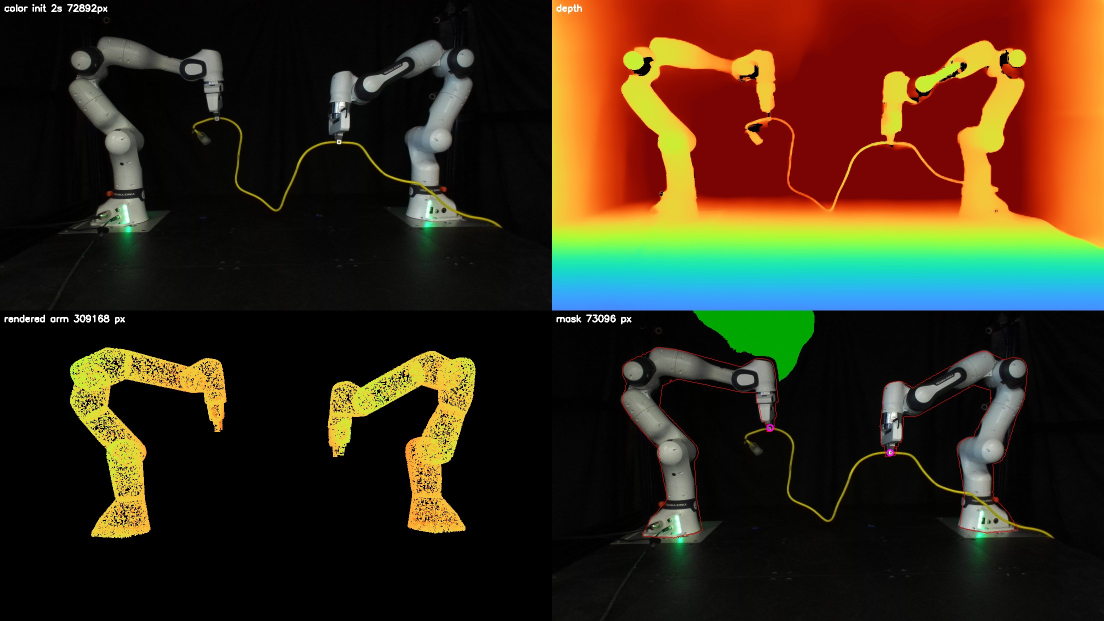
#> input picture crisp_env/crisp_py/trackDeform3D-core-tracking/init_debug/20260820_124625/init_0002s.jpg, 2208 x 1242 px (shown at 1/2 size)
$ python -i apriltag_image.py   (imports and definitions only)
#> lines starting #> are read from the running program, lines starting #| are printed output that depends on the picture; after the words box and inside, x2 and y2 are one past the last pixel; in counts of white or black regions, pixels touching at a corner belong together
#!/usr/bin/env python

"""AprilTag detection front-end shared by the calibration scripts.

Two changes from the original, both backward compatible for the Azure path:

1. DETECTOR BACKEND (fallback only -- normal runs are unaffected). The repo vendors a
   working apriltag.py in this directory with its C library under ../build/lib, so
   `import apriltag` succeeds whenever a script runs with this directory on sys.path,
   and that real detector is always preferred. If it is not importable -- a different
   cwd, or an env where the vendored .so will not load -- we fall back to
   apriltag_backend, a cv2.aruco-backed drop-in for the same DICT_APRILTAG_36h11 tags.
   This only adds robustness; it changes nothing when apriltag imports.

2. ZED INTRINSICS. This module used to hardcode
       ZED_CAMERA_PARAMS = (716.5634765625, 716.5634765625, 655.4454345703125, 395.7761535644531)
   Those numbers match NONE of the three cameras whose factory calibration is on this
   machine (/usr/local/zed/settings/SN{14451,22456,23516}.conf, LEFT_CAM_HD fx
   699.0-701.6), and they are +3.24% in fx and +19 px in cx away from SN22456's
   measured RECTIFIED HD720 values (fx 694.0772, cx 636.3453, cy 384.8484). AprilTag
   range scales with fx, so they biased every ZED tag pose by ~3 cm at 1 m -- and the
   error is silently resolution-specific. ZED intrinsics are per-camera AND
   per-resolution, so they are now LOADED, never hardcoded. If none can be found we
   raise instead of returning something plausible-but-wrong.

   Produce the npz with:
       pixi run -e humble python zed_capture/export_zed_intrinsics.py \
           --from-capture <a capture dir> --width 1280 --height 720

   Search order for the ZED npz (first hit wins):
       $ZED_INTRINSICS_NPZ
       <repo>/zed_capture/zed_intrinsics_*.npz
       <this dir>/zed_intrinsics_*.npz
   Any npz with a 3x3 "K" works.

3. SPECKLE GUARD (see _denoise_for_contour_detect). The vendored C detector runs with
   quad_contours enabled, and its contour tracer counts borders in an int16. On a
   noisy full-res frame the count overflows, contour_detect bails, and the caller
   dereferences the NULL it returns -- a hard segfault that kills the whole
   calibration run, not just the frame. Images are now probed and denoised only when
   they are close to that ceiling; safe images are passed through untouched.
"""

import os
from pathlib import Path

import cv2
import numpy as np

from azure_intrinsics import azure_intrinsics

try:                                    # prefer the real package when present
    import apriltag as _apriltag_pkg
    _BACKEND = "apriltag"
except Exception:                       # ImportError, or a broken build
    import apriltag_backend as _apriltag_pkg
    _BACKEND = "apriltag_backend(cv2.aruco)"

_REPO_ROOT = Path(__file__).resolve().parents[2]
_THIS_DIR = Path(__file__).resolve().parent

_ZED_PARAMS_CACHE = {}


# [82 lines left out: functions _find_zed_intrinsics_npz, zed_camera_params, _camera_params_for, not called in this run]


################################################################################
# Speckle guard for the contour-based quad detector
#
# apriltag_quad_contour.c thresholds with box_threshold(im, 255, invert=1, sz=15,
# tau=5) -- identical to cv2.adaptiveThreshold(MEAN_C, BINARY_INV, 15, 5) -- and hands
# the result to contour_detect(), whose border counter is an int16_t capped at
# INT16_MAX. Sensor speckle in an HD2K ZED frame survives that threshold as tens of
# thousands of 1-2 px blobs; measured border counts on zed_calib_002/right run
# 29k-36k against a ceiling of 32767. When it trips, contour_detect() returns NULL and
# quads_from_contours() calls zarray_size(NULL) on it -> SIGSEGV, taking the run down.
#
# A 3x3 median filter removes the speckle without touching the tag: on frames that
# detect both ways it moves the recovered translation by <0.15 mm and the rotation by
# <0.3 deg, and it slightly RAISES the decision margin. Gaussian blur (the detector's
# own quad_sigma knob) is not used as the first rung -- it erodes the tag's black
# border, biasing range outward by up to 3.5 mm at sigma=1.5, and at sigma=2.0 it
# flipped the planar-pose ambiguity outright. quad_decimate=2 flipped it too.
#
# The probe costs ~40 ms and the median ~1 ms, against ~1 s for a detection. Images
# under the trigger are returned as-is, so clean sequences (Azure 1280x720, and every
# frame that already worked) go through bit-identical to before.

_BORDER_LIMIT = 32767           # INT16_MAX, the CCOUNT_MAX in contrib/contour.c
_BORDER_TRIGGER = 26000         # ~80% of the limit; denoise only above this
_THRESH_BLOCK = 15              # qcp.threshold_neighborhood_size
_THRESH_C = 5                   # qcp.threshold_value


def _border_count(gray):
    """Number of borders contour_detect() would trace on this image."""
    thresh = cv2.adaptiveThreshold(gray, 255, cv2.ADAPTIVE_THRESH_MEAN_C,
                                   cv2.THRESH_BINARY_INV, _THRESH_BLOCK, _THRESH_C)
    contours, _ = cv2.findContours(thresh, cv2.RETR_LIST, cv2.CHAIN_APPROX_NONE)
    return len(contours)


# Escalating rungs, cheapest and least destructive first. Measured worst-case border
# counts on the zed_calib_002 right frames: median 3 -> 3234, median 5 -> 855.
_DENOISE_LADDER = [
    ("median3", lambda im: cv2.medianBlur(im, 3)),
    ("median5", lambda im: cv2.medianBlur(im, 5)),
    ("median5+gauss1.5", lambda im: cv2.GaussianBlur(cv2.medianBlur(im, 5), (5, 5), 1.5)),
]


def _denoise_for_contour_detect(img, label=""):
    """Return img, denoised only if its border count risks overflowing contour_detect.

    Args:
        img: BGR or grayscale image as read by cv2.imread.
        label: image name, for the log line.

    Returns:
        The original array when it is already safe, otherwise the first rung of
        _DENOISE_LADDER that brings the border count under _BORDER_TRIGGER.

    Raises:
        RuntimeError if no rung gets under the trigger. Raising is deliberate: the
        alternative is handing the C detector an image that segfaults the process,
        and the calibration scripts already treat a failed frame as one to skip.
    """
    # Only the vendored C detector has the int16 border counter. The cv2.aruco
    # fallback has no such limit, so leave its input alone.
    if _BACKEND != "apriltag":
        return img

    # Matches detect_tags(), which calls COLOR_RGB2GRAY on a BGR array. The channel
    # swap is inherited, and the border count has to be measured on the same
    # grayscale the detector will actually threshold.
    def to_gray(im):
        return cv2.cvtColor(im, cv2.COLOR_RGB2GRAY) if im.ndim == 3 else im

    count = _border_count(to_gray(img))
    if count < _BORDER_TRIGGER:
        return img

    last = count
    for name, fn in _DENOISE_LADDER:
        cleaned = fn(img)
        last = _border_count(to_gray(cleaned))
        if last < _BORDER_TRIGGER:
            print(f"[apriltag_image] {label}: {count} borders vs contour_detect's "
                  f"{_BORDER_LIMIT} limit; {name} -> {last}")
            return cleaned

    raise RuntimeError(
        f"{label}: {count} borders, still {last} after every denoise rung "
        f"({', '.join(n for n, _ in _DENOISE_LADDER)}), against contour_detect's "
        f"{_BORDER_LIMIT} limit. Passing this to the detector would segfault the run. "
        "The frame is likely badly overexposed or out of focus -- exclude it with "
        "--exclude-images, or recapture."
    )


################################################################################
input_image_path = './test_image.png'
output_image_path = './test_image_output.png'


# [91 lines left out: function apriltag_image, not called in this run]

################################################################################

# [3 lines not run here, left out]

>>> import cv2
>>> picture = cv2.cvtColor(cv2.imread('../../trackDeform3D-core-tracking/init_debug/20260820_124625/init_0002s.jpg'), cv2.COLOR_BGR2RGB)
>>> result = _denoise_for_contour_detect(picture)
#> in to_gray, `return cv2.cvtColor(im, cv2.COLOR_RGB2GRAY) if im.ndim == 3 else im`:
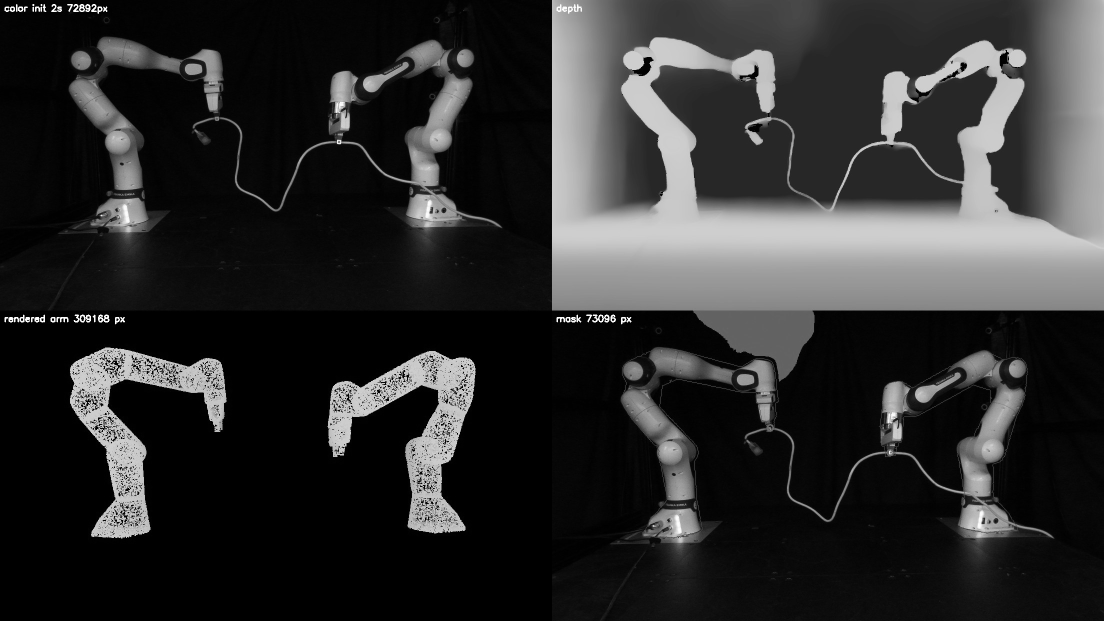
#> returned value: shape (1242, 2208) (shown at 1/2 size); min 0, max 255, mean 46.1
#> in _border_count, `thresh = cv2.adaptiveThreshold(gray, 255, cv2.ADAPTIVE_THRESH_MEAN_C, ..`:
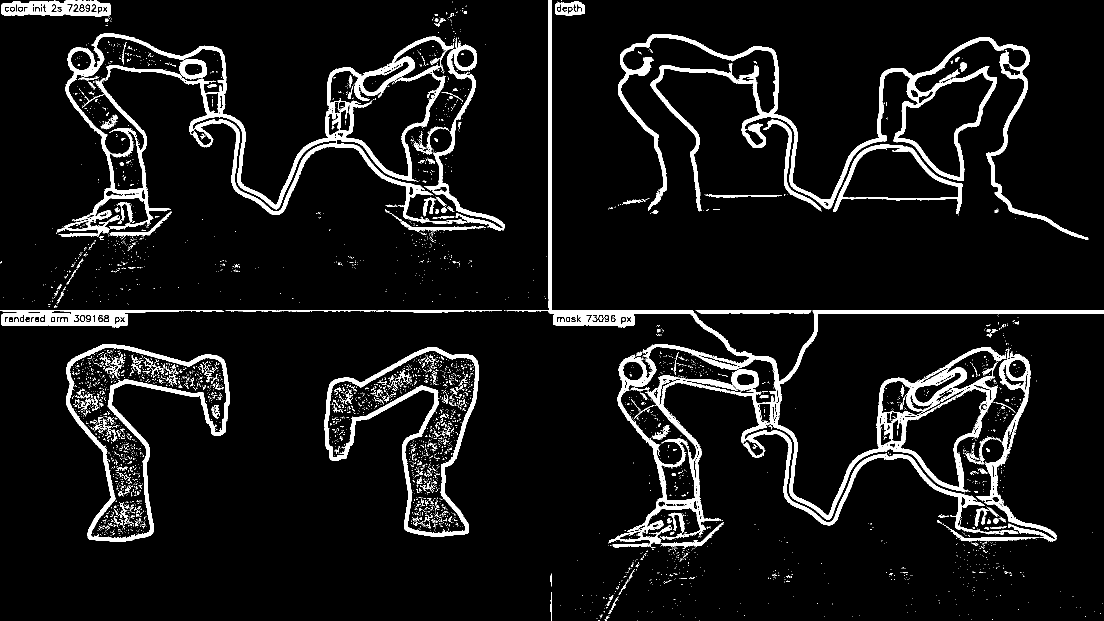
#> thresh: shape (1242, 2208) (shown at 1/2 size); 7.9% white; 4078 white regions (3815 under 20 px)
#> in _border_count, `contours, _ = cv2.findContours(thresh, cv2.RETR_LIST, cv2.CHAIN_APPROX..`: contours = 5513 contours, 5219 with area under 20; largest, box (x1, y1, x2, y2) and area: (1013, 0, 2208, 1095) 109120, (114, 67, 933, 474) 70478, (133, 688, 460, 1083) 56132, (649, 695, 958, 1074) 55364, (1236, 68, 2177, 480) 46132
#> in _denoise_for_contour_detect, `count = _border_count(to_gray(img))`: count = 5513

$ run again, on crisp_env/crisp_py/zed_snapshot_20260817_163340/left_color.png
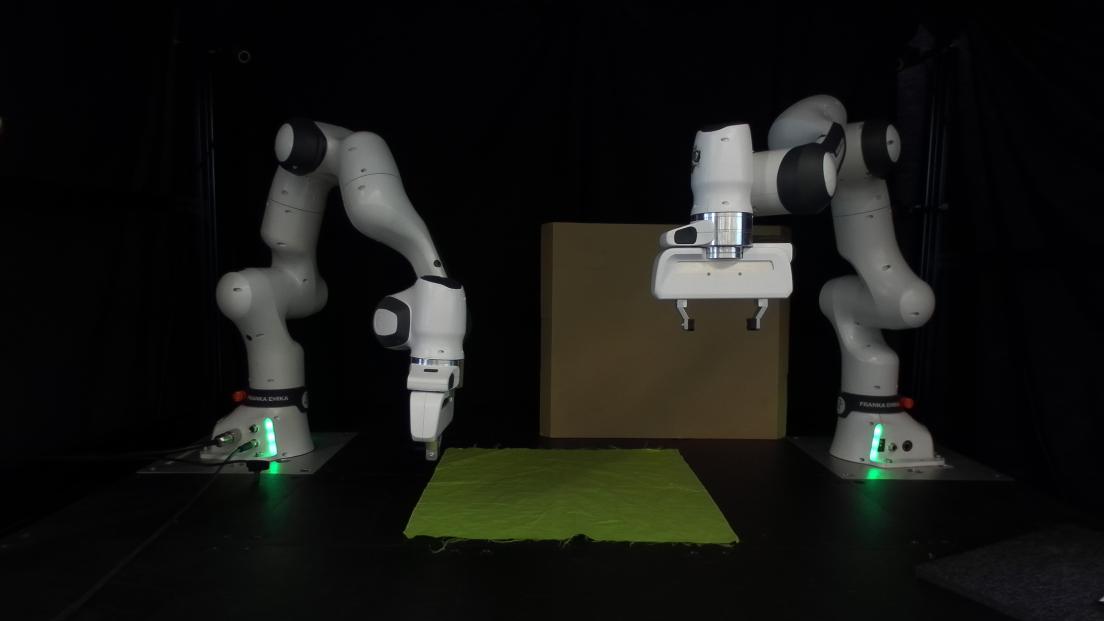
#> input picture crisp_env/crisp_py/zed_snapshot_20260817_163340/left_color.png, 2208 x 1242 px (shown at 1/2 size)
#> in to_gray, `return cv2.cvtColor(im, cv2.COLOR_RGB2GRAY) if im.ndim == 3 else im`:
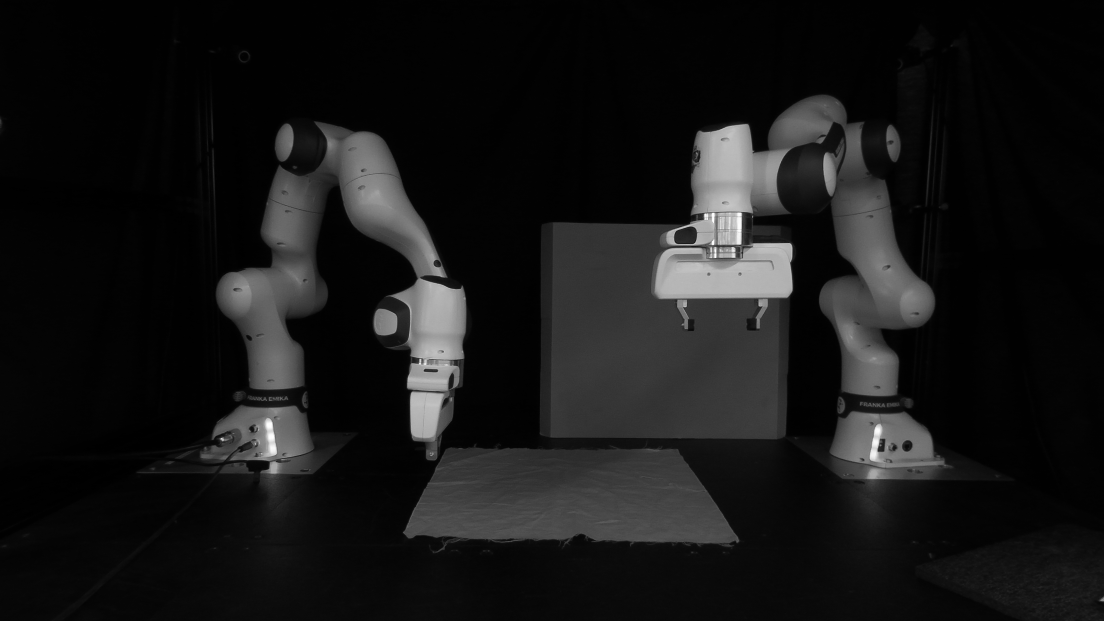
#> returned value: shape (1242, 2208) (shown at 1/2 size); min 0, max 255, mean 22.5
#> in _border_count, `thresh = cv2.adaptiveThreshold(gray, 255, cv2.ADAPTIVE_THRESH_MEAN_C, ..`:
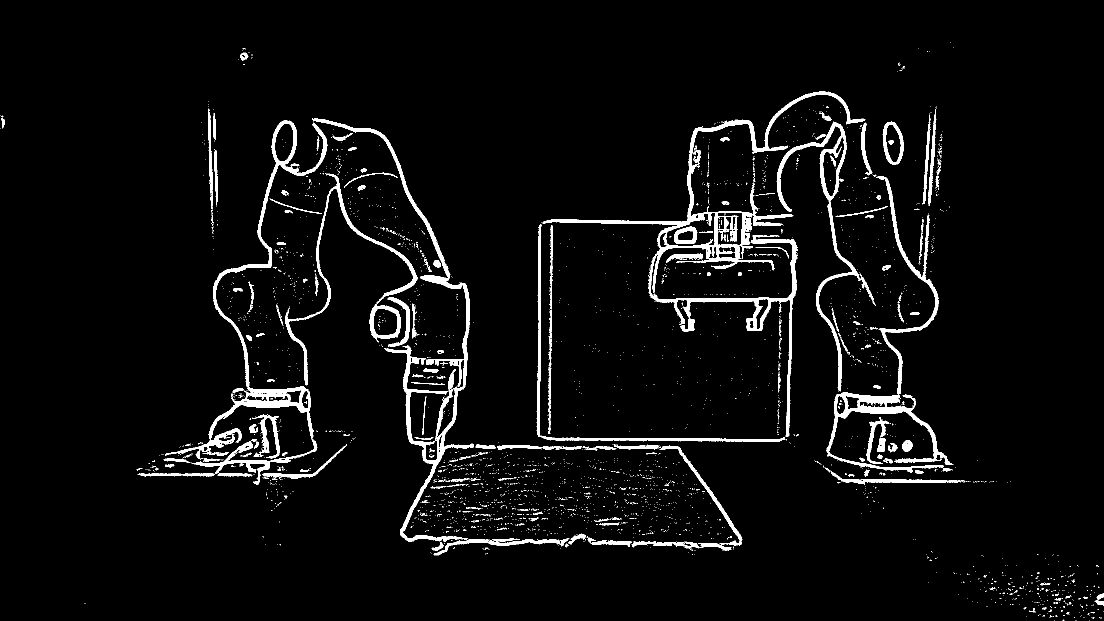
#> thresh: shape (1242, 2208) (shown at 1/2 size); 4.3% white; 3034 white regions (2852 under 20 px)
#> contours = 3374 contours, 3198 with area under 20; largest, box (x1, y1, x2, y2) and area: (1085, 183, 1731, 874) 26716, (624, 237, 948, 1084) 19398, (275, 241, 655, 970) 15850, (1653, 352, 1906, 945) 10943, (1553, 243, 1748, 782) 8289
#> count = 3374
